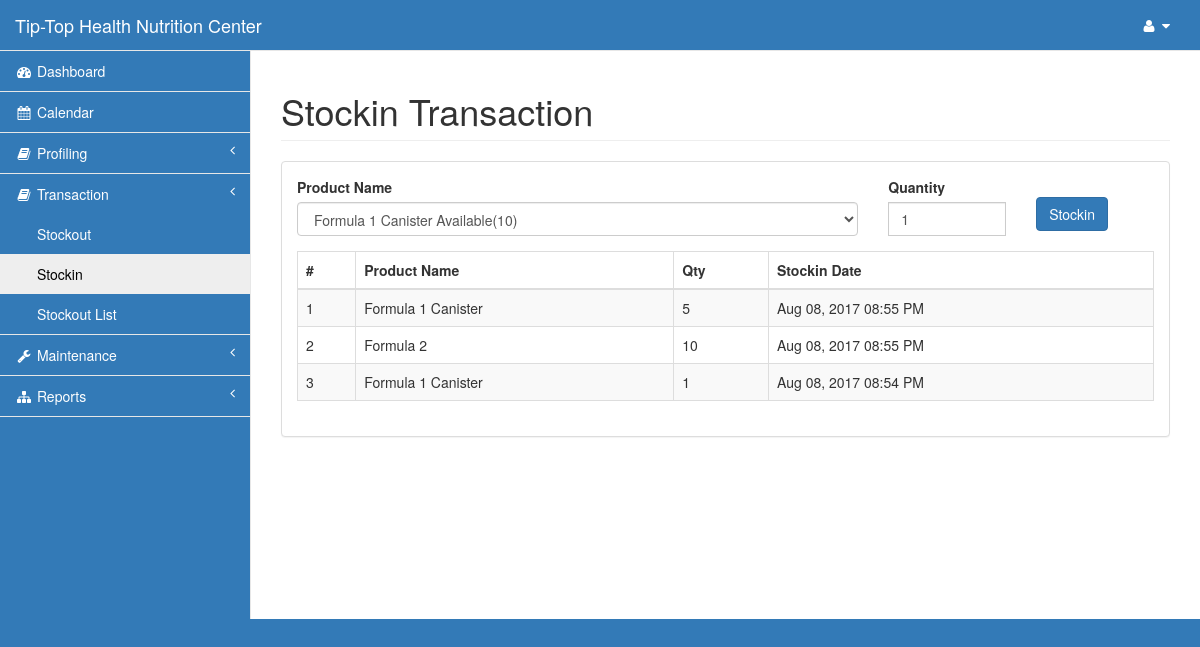
Page /pages/stockin.php (signed in) on the earlier database version.
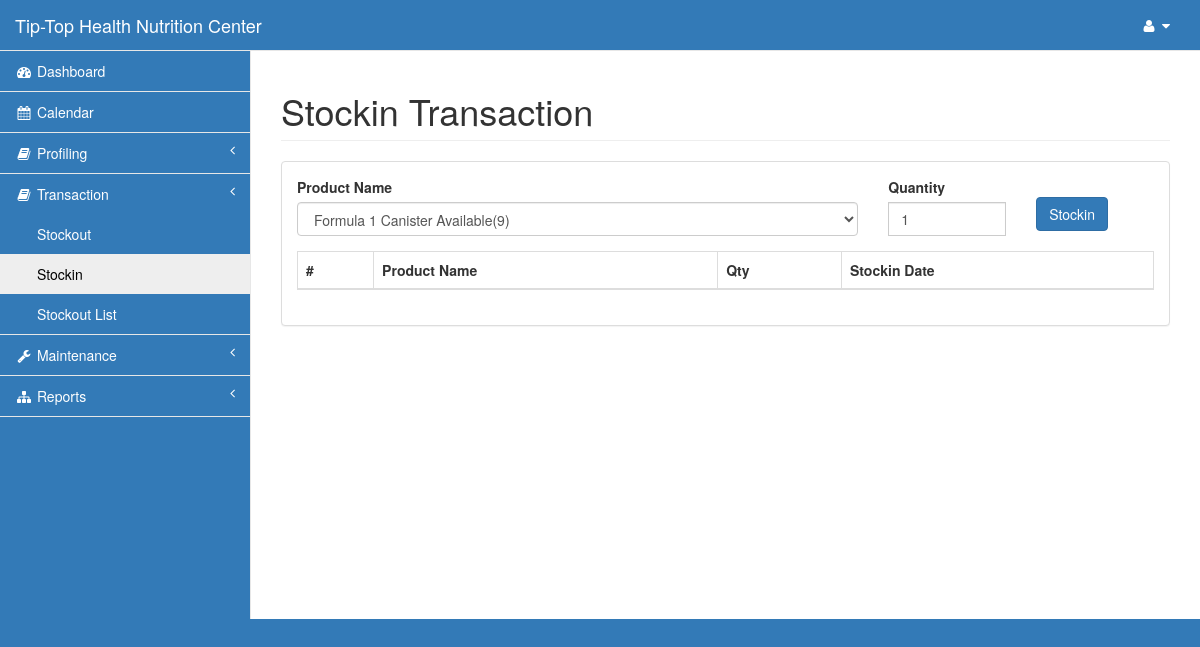
Same page on the later database version.
### tables this page shows
CREATE TABLE `stockin` (
  `stockout_id` int(11) NOT NULL,
  `prod_id` int(11) NOT NULL,
  `stockin_qty` int(11) NOT NULL,
  `stockin_date` datetime NOT NULL
);

CREATE TABLE `product` (
  `prod_id` int(11) NOT NULL,
  `prod_name` varchar(30) NOT NULL,
  `vol_pts` int(11) NOT NULL,
  `c` int(11) NOT NULL,
  `sc` int(11) NOT NULL,
  `sb` int(11) NOT NULL,
  `supv` int(11) NOT NULL,
  `retail` int(11) NOT NULL,
  `profitc` int(11) NOT NULL,
  `profitsc` int(11) NOT NULL,
  `profitsb` int(11) NOT NULL,
  `profitsupv` int(11) NOT NULL,
  `qty` int(11) NOT NULL,
  `reorder` int(11) NOT NULL,
  `cat_id` int(11) NOT NULL
);

### pages/stockin.php (the view, shortened to what this page needs)
<?php include('session.php');?>
<!DOCTYPE html>
<html lang="en">
<head>
    <?php include('css.php');?>
</head>
<body>
    <div id="wrapper">
        <?php include('nav.php');?>
        <div id="page-wrapper">
            <div class="row">
                <div class="col-lg-12">
                    <h1 class="page-header">Stockin Transaction</h1>
                </div>
            </div>
            <div class="row">
                <div class="col-lg-12">
                    <div class="panel panel-default">
                        <div class="panel-body">
                            <form method="post" action="stockin_add.php">
                              <div class="row">
                                  <div class="col-lg-12">
                                      <div class="row">
                                        <div class="col-md-8">
                                          <div class="form-group">
                                            <label for="date">Product Name</label>
                                                <select class="form-control select2" name="prod" tabindex="1" autofocus required>
                                                <?php
                                                     $query2=mysqli_query($con,"select * from product order by prod_name")or die(mysqli_error());
                                                        while($row=mysqli_fetch_array($query2)){
                                                ?>
                                                        <option value="<?php echo $row['prod_id'];?>"><?php echo $row['prod_name']." Available(".$row['qty'].")";?></option>
                                                  <?php }?>
                                                </select>
                                            </div>
                                        </div>
                                        <div class=" col-md-2">
                                            <div class="form-group">
                                                <label for="date">Quantity</label>
                                                <div class="input-group">
                                                  <input type="number" class="form-control pull-right" id="date" name="qty" placeholder="Quantity" tabindex="2" value="1"  required>
                                                </div>
                                            </div>
                                         </div>
                                         <div class="col-md-2">
                                            <div class="form-group">
                                                <div class="input-group">
                                                    <button class="btn btn-primary" type="submit" tabindex="3" name="addtocart">Stockin</button>
                                                </div>
                                            </div>
                                         </div>
                                        </form>
                                      <div class="col-md-12">
                                          <table width="100%" class="table table-striped table-bordered table-hover" id="dataTables-example">
                                <thead>
                                    <tr>
                                        <th>#</th>
                                        <th>Product Name</th>
                                        <th>Qty</th>
                                        <th>Stockin Date</th>
                                    </tr>
                                </thead>
                                <tbody>
<?php
        $query=mysqli_query($con,"select * from stockin natural join product order by stockin_date desc")or die(mysqli_error($con));
            $i=1;
          while ($row=mysqli_fetch_array($query)){
?>
                                    <tr class="odd gradeX">
                                        <td class="center"><?php echo $i;?></td>
                                        <td><?php echo $row['prod_name'];?></td>
                                        <td><?php echo $row['stockin_qty'];?></td>
                                        <td><?php echo date("M d, Y h:i A",strtotime($row['stockin_date']));?></td>
                                    </tr>
<?php $i++;}?>
                                </tbody>
                            </table>
                            </div>
                                      </div>
                                  </div>
                              </div>
                        </div>
                    </div>
                </div>
</body>
</html>

Differences in the rows shown:
removed stockin: prod.prod_name "Formula 1 Canister", stockin_qty "5", stockin_date "Aug 08, 2017 08:55 PM"
removed stockin: prod.prod_name "Formula 2", stockin_qty "10", stockin_date "Aug 08, 2017 08:55 PM"
removed stockin: prod.prod_name "Formula 1 Canister", stockin_qty "1", stockin_date "Aug 08, 2017 08:54 PM"
Other differences:
form field prod: "Formula 1 Canister Available(10)" → "Formula 1 Canister Available(9)"
